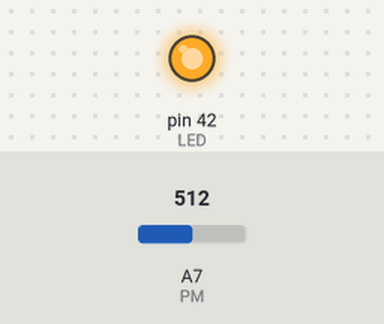
The sketch below on a simulated Arduino Mega 2560, built with avr-gcc and run on an emulated ATmega2560. Shown: output pins drawn as LEDs (lit = HIGH). The test bench sets the inputs (shaded band); at power-on: A7 (PM) = 512.

Above: at 1.2 s.
1.3 s: A7 (PM) set to 138
2.8 s: A7 (PM) set to 114
At 4.0 s:
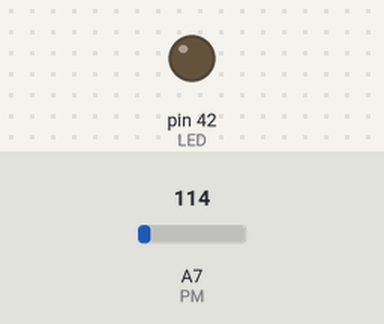
4.3 s: A7 (PM) set to 306
At 5.2 s:
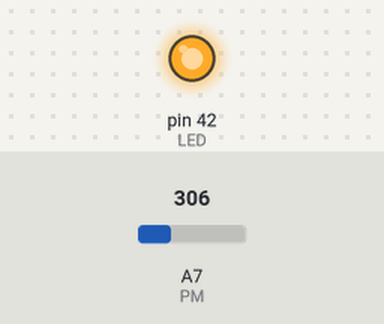
5.8 s: A7 (PM) set to 122
At 6.4 s:
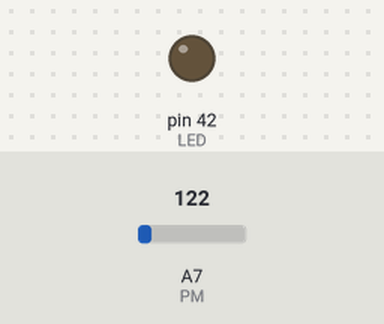
Timing chart, 0 to 8.3 s (numbered marks = the images above; inputs shaded):
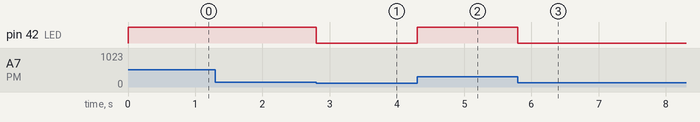

Measured:
- the behaviour switches between 128 and 127 on A7 (PM) (found by bisection; images 0 and 1)
- after the input at 1.3 s, every drawn part: stays the same
- after the input at 2.8 s, pin 42 (LED): HIGH → LOW at once
- after the input at 4.3 s, pin 42 (LED): LOW → HIGH at once
- after the input at 5.8 s, pin 42 (LED): HIGH → LOW at once

The sketch:

potentiometer.ino
```cpp
const int LED = 42;
const int PM = 7;

void setup() {
  pinMode(PM, INPUT);
  pinMode(LED, OUTPUT);
}

void loop() {
  int data = analogRead(PM); //read analogous values
  // Serial.println(data);
  analogWrite(LED, data); //write analogous values
}
```
